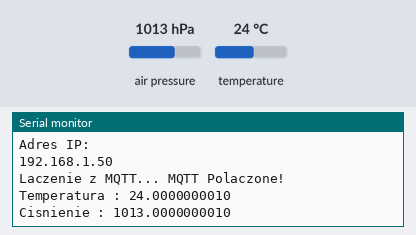
Recording of a sketch running on a simulated ESP8266 (NodeMCU). Shown: the last lines printed to the serial monitor. The inputs (shaded band) are chosen by the test bench; at power-on: air pressure 1013 hPa, temperature 24 °C. WiFi joins after 1.5 s; servers stay silent unless stated; no MQTT or app messages arrive unless stated.

Above: at 2.7 s.
2.8 s: air pressure set to 952 hPa
At 7.0 s:
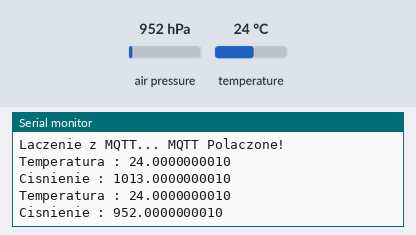
8.9 s: temperature set to 12 °C
At 12.2 s:
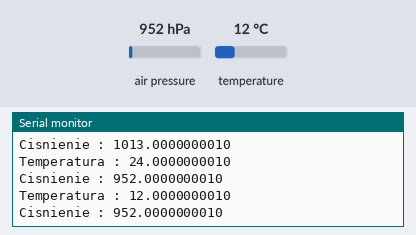
15.0 s: air pressure set to 975 hPa
At 17.3 s:
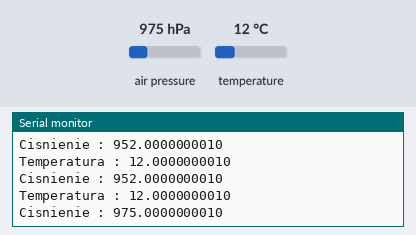
Timing chart, 0 to 18.8 s (numbered marks = the images above; inputs shaded):
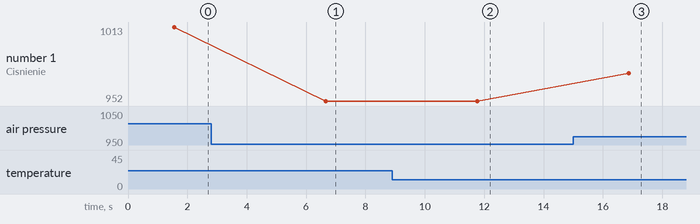

The sketch:

bmp280_hw.ino
```cpp
/***************************************************
Nalezy sciagnac biblioteke:
  Adafriut MQTT Library by Adafriut ver. 1.0.3
Nalezy dodac biblioteke:
  Plik>Preferencje>Dodatkowe biblioteki:
    https://dl.espressif.com/dl/package_esp32_index.json    -> biblioteka uzywana dla dzialania programu na NODEMCU v3
    https://arduino.esp8266.com/stable/package_esp8266com_index.json  -> biblioteka dla komunikacji MQTT


MORE INFO:

AUTHORS:    Kamil Walczyk
            Maciej Zawartka
DESC:       Program na plytke HW-628 v1.1  (NODEMCU v3)
            Wspoldziala z czujnikiem BMP280. Odczyt temperatury oraz cisnienia.
            PODLACZENIE
            NODE MCU -> BMP280
            D1       -> SCL
            D2       -> SDA
            GND      -> GND
            3v3      -> VCC, SDD, CSB
****************************************************/
//Deklaracja bibliotek
#include <Wire.h>
#include <SPI.h>
#include <ESP8266WiFi.h>
#include <Adafruit_Sensor.h>
#include <Adafruit_BMP280.h>
#include <Adafruit_MQTT.h>
#include "libs\Adafruit_MQTT_Client.h"

//******* SEKTOR CZUJNIKA ================
float temp, pres;
int poczekaj= 5000;
Adafruit_BMP280 bme; // I2C

#define ID_URZ "b1";  //definicja id urzadzenia

/************************* WiFi Access Point *********************************/

#define WLAN_SSID       "UPC2501659" // enter your WiFi SSID
#define WLAN_PASS       "wy2fHfsvJkyp" // this is your WiFi password

/************************* Dane do polaczenia z Brokerem MQTT *********************************/

#define MQTT_SERVER      "192.168.0.200" // Adress IP Brokera MQTT
#define MQTT_SERVERPORT  1883            // Port do wyslanie
#define MQTT_USERNAME    ""              // W przypadku uzywania autoryzacji
#define MQTT_KEY         ""              // W przypadku uzywania autoryzacji

/************ Global State  ******************/

//Tworzenie klasy clienta dla NodeMCU do polaczenia z serwerem
WiFiClient client;

//Tworzenie polaczenia klasy clienta MQTT przez podanie polaczenia WiFi i Brokera MQTT oraz danych logowania
Adafruit_MQTT_Client mqtt(&client, MQTT_SERVER, MQTT_SERVERPORT, MQTT_USERNAME, MQTT_KEY);

/****************************** data stream publish/subscribe ***************************************/

Adafruit_MQTT_Publish temp_stream = Adafruit_MQTT_Publish(&mqtt, MQTT_USERNAME "b1/temp");
Adafruit_MQTT_Publish pres_stream = Adafruit_MQTT_Publish(&mqtt, MQTT_USERNAME "b1/pres");
/*************************** Kod ************************************/

void MQTT_connect();

void setup() {
  Serial.begin(115200);
  delay(10);
  Serial.println(F("BMP280 test"));
  //Sprawdzenie czy jest podłączony czujnik
  if (!bme.begin()) {
    Serial.println("Sprawdz polaczenie czujnika!");
    while (1);
  }
  // Laczenie do AP WiFi
  Serial.println(); Serial.println();
  Serial.print("Connecting to ");
  Serial.println(WLAN_SSID);

  WiFi.begin(WLAN_SSID, WLAN_PASS);
  while (WiFi.status() != WL_CONNECTED) {
    delay(500);
    Serial.print(".");
  }
  Serial.println();

  Serial.println("WiFi polaczone");
  Serial.println("Adres IP: "); Serial.println(WiFi.localIP());


}


//********** WLASCIWY PROGRAM **********************
uint32_t x=0;

void loop() {
  // Sprawdzanie polaczenia z serwerem i ponowne polaczanie gdy wymagane
  MQTT_connect();

  // ODCZYT WARTOSCI
  float temp=bme.readTemperature();
  float pres=bme.readPressure()/100;
  // WYPISANIE NA KONSOLI
  Serial.print("Temperatura : ");
  Serial.println(temp,DEC);
  Serial.print("Cisnienie : ");
  Serial.println(pres,DEC);
  //PUBLIKOWANIE
  temp_stream.publish(temp);
  delay(100);
  pres_stream.publish(pres);
  //POCZEKAJ
  delay(poczekaj);


}


//====== KONTROLA POLACZENIA ========
// Funkcja do laczenia sie ( i odnawiania polaczenia) z Brokerem MQTT
void MQTT_connect() {
  int8_t ret;

  // Wprawdz czy polaczone
  if (mqtt.connected()) {
    return;
  }

  Serial.print("Laczenie z MQTT... ");

  uint8_t retries = 3;
  while ((ret = mqtt.connect()) != 0) { // 0 oznacza polaczenie udane
       Serial.println(mqtt.connectErrorString(ret));
       Serial.println("Ponawianie proby za 5 sek...");
       mqtt.disconnect();
       delay(5000);
       retries--;
       if (retries == 0) {
         // uspij
         while (1);
       }
  }
  Serial.println("MQTT Polaczone!");
}
```

Measured:
- after the input at 2.8 s, the serial monitor: prints a new line after 3.9 s (image 1)
- after the input at 8.9 s, the serial monitor: prints a new line after 2.9 s (image 2)
- after the input at 15.0 s, the serial monitor: prints a new line after 1.9 s (image 3)
- plotted number 1: 1013 → 952 after the input at 2.8 s, 952 → 975 after the input at 15.0 s
